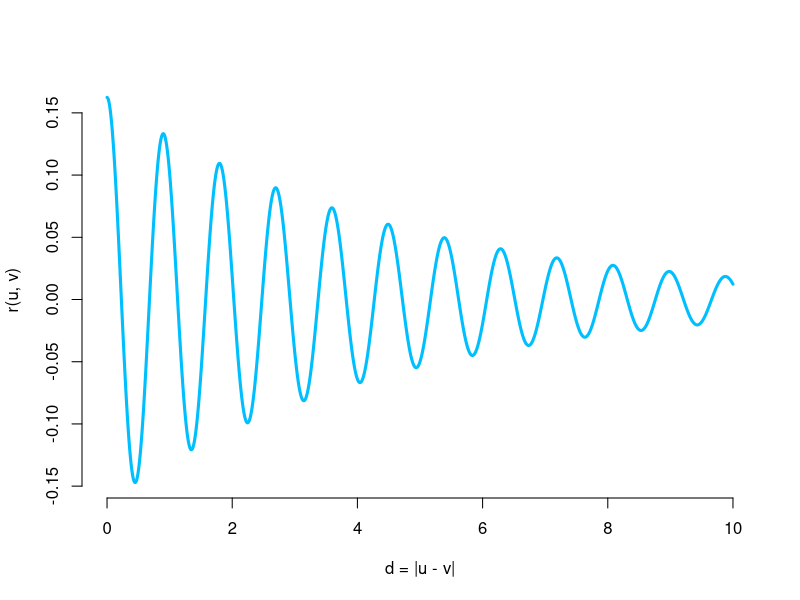

R code for this plot:
r <- function(d, omega = 0.98, kappa = 5) {
  1 / (2 * sin(pi * omega) * kappa^2) *
    exp(-kappa * cos(pi * omega / 2) * d) *
    sin(pi * omega / 2 + kappa * sin(pi * omega / 2) * d)
}

pdf("./figs/osc_cov.pdf", width = 7, height = 4)
par(mfrow = c(1,1))
curve(r(x, 0.98, 7), xlim = c(0, 10), lwd = 3, n = 1000,
      bty = "n", xlab = "d = |u - v|", ylab = "r(u, v)",
      col = "deepskyblue")
dev.off()
